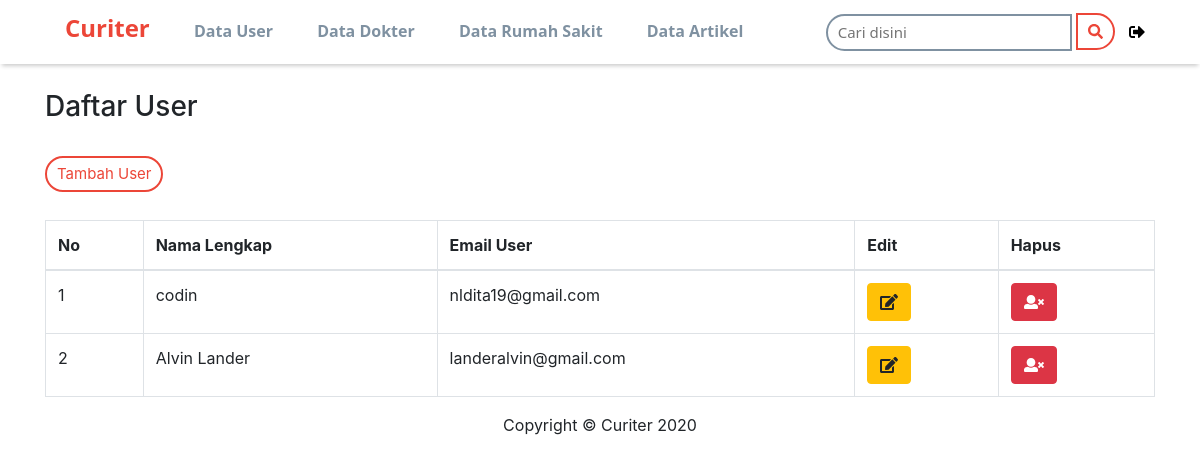
The app's page /index.php/admin/user with its own data.
### tables this page shows
CREATE TABLE `user` (
  `id_user` int(11) NOT NULL,
  `nama_user` varchar(50) NOT NULL,
  `email_user` varchar(50) NOT NULL,
  `password_user` varchar(50) NOT NULL
);

### application/controllers/admin/user.php (called while the page is built, shortened)
<?php
class User extends CI_Controller
{
	public function __construct(){
		$this->load->model('admin/model_user');
	}
	public function index(){
		$data['title'] = 'Curiter | Data User';
		$data['u'] = $this->model_user->get_user();
		$this->load->view('header_page_admin',$data);
		$this->load->view('admin/v_datauser',$data);
		$this->load->view('footer_page');
	}
}

### index.php (called while the page is built, shortened)
<?php
require_once BASEPATH.'core/CodeIgniter.php';

### application/models/admin/model_user.php (called while the page is built, shortened)
<?php
class Model_user extends CI_Model
{
	public function get_user(){
		return $this->db->get('user')->result_array();
	}
}

### application/views/admin/v_datauser.php (the view, shortened to what this page needs)
<!DOCTYPE html>
<html lang="" dir="ltr">
  <head>
	<link rel="stylesheet" type="text/css" href="<?=base_url('assets/css/bootstrap.min.css');?>">
	<link rel="stylesheet" type="text/css" href="<?=base_url('assets/css/custom.css');?>">
  </head>
  <body class="bodiadm">
    <div class="container">
      <div class="box">
        <h3>Daftar User</h3>
        <br>
        <button type="button" class="button_tambah" data-toggle="modal" data-target="#tambah">Tambah User</button>
        <br></br>
        <table class="table table-bordered" id="table">
          <thead>
            <tr>
              <th>No</th>
              <th>Nama Lengkap</th>
              <th>Email User</th>
              <th>Edit</th>
              <th>Hapus</th>
            </tr>
          </thead>
          <tbody>
            <?php
            $no=1;
            foreach ($u as $u) {
                ?>
            <tr>
              <form>
                <td><?= $no++; ?></td>
                <td><?php echo $u['nama_user']; ?></td>
                <td><?php echo $u['email_user'] ?></td>
                <td><button type="button" class="btn btn-warning" data-toggle="modal" data-target="#edit<?= $u['id_user'] ?>"><i class="fas fa-edit"></i></button></td>
                <td><a href="<?= base_url(); ?>admin/user/hapus/<?= $u['id_user'] ?>" type="button" class="btn btn-danger" onClick="return confirm('Apakah Anda Yakin?')" ><i class="fas fa-user-times"></i></a></td>
              </form>
            </tr>
      </div>
    </div>
                              <?php } ?>
  </body>
</html>

### application/views/admin/v_datauser.php (style rules this page uses)
.bodiadm { margin-top: 90px; }
.button_tambah { background-color: #FFFFFF; color: #ec4638; border: 2px solid #ec4638; padding: 5px 10px; margin: 0px 0px 4px 0px; font-size: 15px; border-radius: 25px; }

### records on screen
user: nama_user "codin", email_user "nldita19@gmail.com"
user: nama_user "Alvin Lander", email_user "landeralvin@gmail.com"
